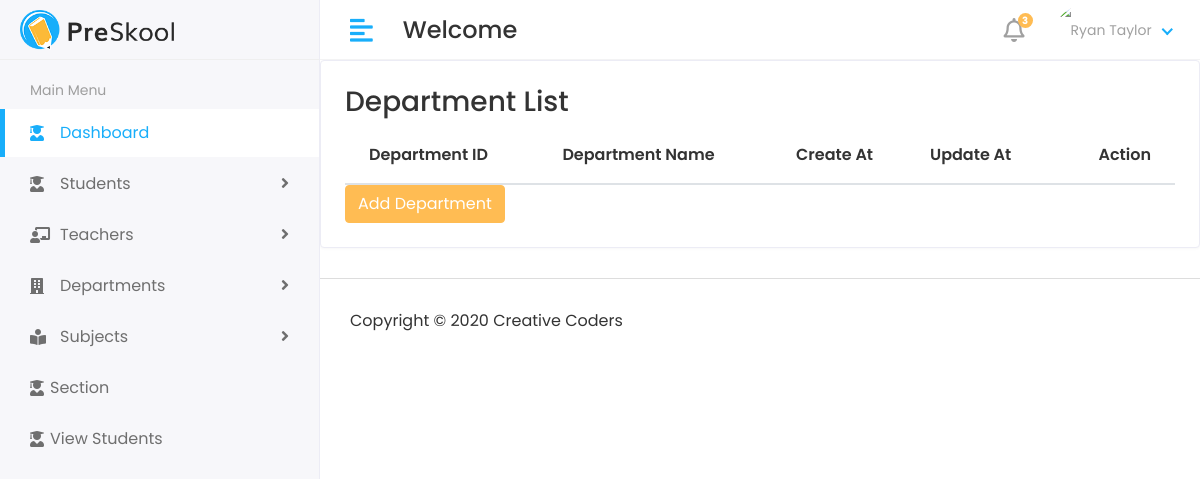
The page /departmentlist on the database as committed earlier.
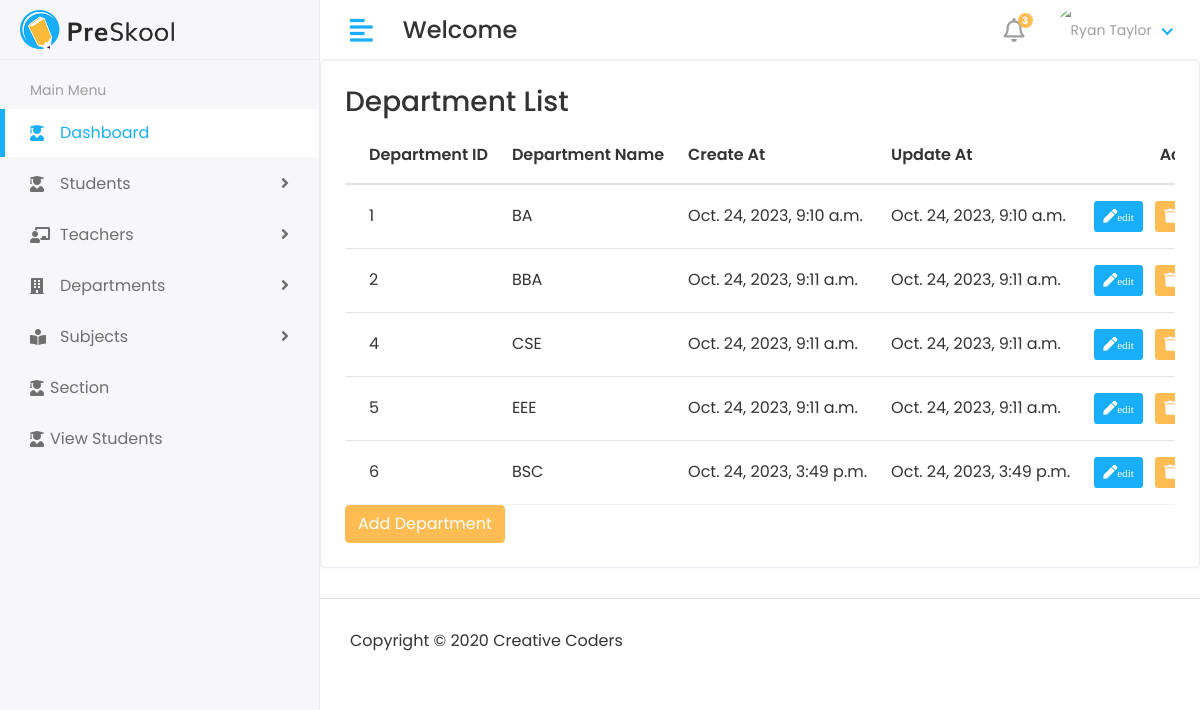
The same page on the database as committed later.
### app/models.py (models this page shows, shortened)
class Coursemodel(models.Model):
    name = models.CharField(max_length=50)
    createat = models.DateTimeField(auto_now_add=True)
    updateat = models.DateTimeField(auto_now_add=True)

### app/views.py (the view)
# urls.py: path('departmentlist', views.departmentlist,name="departmentlist"),
def departmentlist(request):
    department = Coursemodel.objects.all()
    return render(request,"department/departmentlist.html",{'department':department})

### templates/department/departmentlist.html
{% extends 'base.html' %}
{% block content %}
<div class="row">
    <div class="col-sm-12">
       <div class="card card-table">
          <div class="card-body">
             <div class="table-responsive">
                <table class="table table-hover table-center mb-0 datatable">
                  <h3>Department List</h3>
                   <thead>
                      <tr>
                        <th>Department ID</th>
                         <th>Department Name</th>
                         <th>Create At</th>
                         <th>Update At</th>
                         <th class="text-right">Action</th>
                      </tr>
                   </thead>
                   <tbody>
                     {% for d in  department%}
                     <tr>
                         <td>{{d.id}}</td>
                         <td>{{d.name}}</td>
                         <td>{{d.createat}}</td>
                         <td>{{d.updateat}}</td>
                         <td class="text-right">
                            <div class="actions">
                               <a href=" {% url 'editdepartment' d.id %} " class="btn btn-sm bg-success-light mr-2">
                               <i class="fas fa-pen"><small>edit</small></i>
                               </a>
                               <a href="{% url 'departmentdelete' d.id %}" class="btn btn-sm bg-danger-light">
                               <i class="fas fa-trash"><small>delete</small></i>
                               </a>
                            </div>
                         </td>
                      </tr>
                      {% endfor %}
                   </tbody>
                </table>
                <div><a href="{% url 'adddepartment' %}" class="btn btn-primary">Add Department</a></div>
             </div>
          </div>
       </div>
    </div>
 </div>
{% endblock %}

Rows that differ between the two databases and show on the page:
added Coursemodel: id "1", name "BA", createat "Oct. 24, 2023, 9:10 a.m.", updateat "Oct. 24, 2023, 9:10 a.m."
added Coursemodel: id "2", name "BBA", createat "Oct. 24, 2023, 9:11 a.m.", updateat "Oct. 24, 2023, 9:11 a.m."
added Coursemodel: id "4", name "CSE", createat "Oct. 24, 2023, 9:11 a.m.", updateat "Oct. 24, 2023, 9:11 a.m."
added Coursemodel: id "5", name "EEE", createat "Oct. 24, 2023, 9:11 a.m.", updateat "Oct. 24, 2023, 9:11 a.m."
added Coursemodel: id "6", name "BSC", createat "Oct. 24, 2023, 3:49 p.m.", updateat "Oct. 24, 2023, 3:49 p.m."
